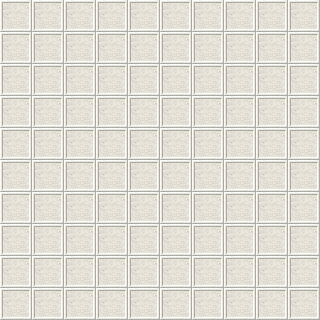

A level layout from a 2D game, rendered from its tile map. Below: a short description, then the map file with its tile-grid data intact:
An orthogonal 10x10 tile map with 32x32 px tiles, 1 tile layer (map) and 2 objects (start, goal).

<map version="1.0" tiledversion="2018.01.01" orientation="orthogonal" renderorder="right-down" width="10" height="10" tilewidth="32" tileheight="32" infinite="0" nextobjectid="5">
 <tileset firstgid="1" source="tilest.tsx" />
 <layer name="map" width="10" height="10">
  <data encoding="csv">
2,2,2,2,2,2,2,2,2,2,
2,2,2,2,2,2,2,2,2,2,
2,2,2,2,2,2,2,2,2,2,
2,2,2,2,2,2,2,2,2,2,
2,2,2,2,2,2,2,2,2,2,
2,2,2,2,2,2,2,2,2,2,
2,2,2,2,2,2,2,2,2,2,
2,2,2,2,2,2,2,2,2,2,
2,2,2,2,2,2,2,2,2,2,
2,2,2,2,2,2,2,2,2,2
</data>
 </layer>
 <objectgroup name="things">
  <object id="1" name="start" x="141.5" y="238.5">
   <point />
  </object>
  <object id="2" name="goal" x="79.975" y="48.9625">
   <point />
  </object>
 </objectgroup>
</map>